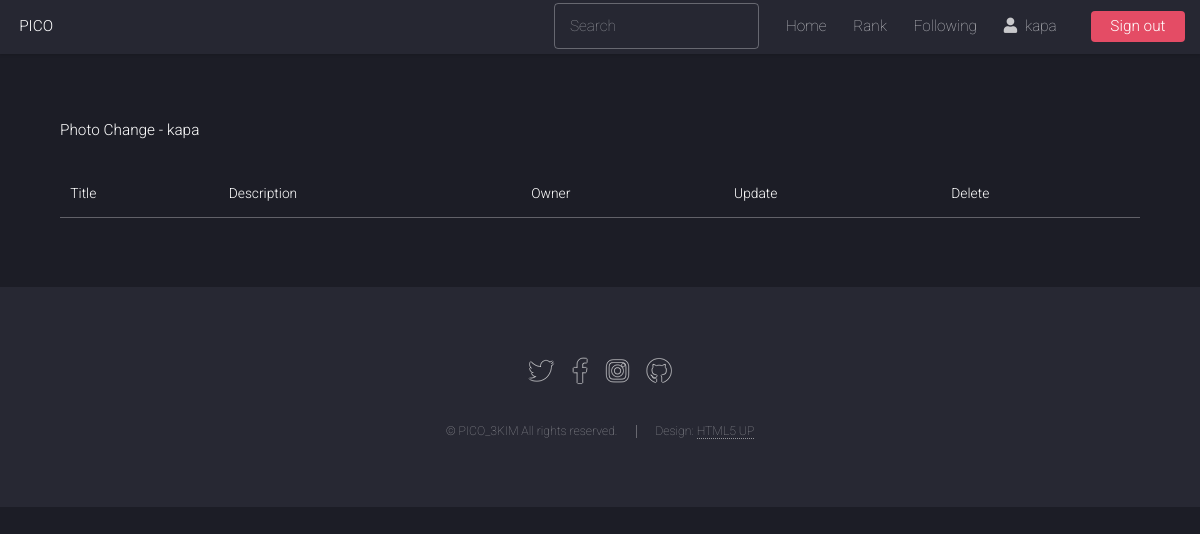
The page /explore/change/ (signed in) on the database as committed earlier.
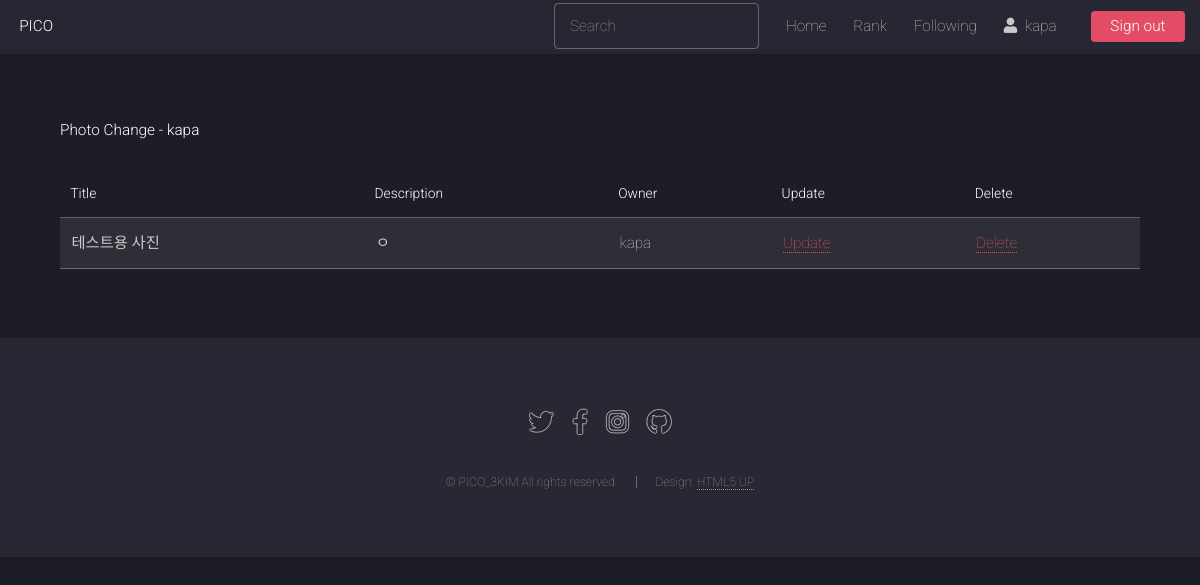
The same page on the database as committed later.
### photo/models.py (models this page shows, shortened)
class Photo(models.Model):
    title = models.CharField('TITLE', max_length=30)
    description = models.TextField('Photo Description', blank=True)
    tags = TaggableManager(blank=True)
    PICOIN = models.PositiveIntegerField(default=0, verbose_name='PICOIN')
    image = models.ImageField('IMAGE', upload_to='SorlPhoto/%Y')
    upload_dt = models.DateTimeField('Upload Date', auto_now_add=True)
    owner = models.ForeignKey(User, on_delete=models.CASCADE, verbose_name='OWNER', blank=True, null=True)

### photo/views.py (the view)
# urls.py: path('change/', views.PhotoChangeLV.as_view(), name='photo_change'),
class PhotoChangeLV(LoginRequiredMixin, ListView):
    model = Photo
    template_name = 'photo/photo_change_list.html'
    def get_queryset(self):
        return Photo.objects.filter(owner=self.request.user)

### photo/templates/photo/photo_change_list.html (shortened to what this page needs)
{% extends "base.html" %}
{% load widget_tweaks %}
{% block content %}
<h1>Photo Change - {{ user }}</h1>
<br>
<table class="table table-bordered table-condensed table-striped">
    <thead>
        <tr class="table-primary">
            <th>Title</th>
            <th>Description</th>
            <th>Owner</th>
            <th>Update</th>
            <th>Delete</th>
        </tr>
    </thead>
    <tbody>
        {% for item in object_list %}
        <tr class="table-secondary">
            <td>{{ item.title }}</td>
            <td>{{ item.description }}</td>
            <td>{{ item.owner }}</td>
            <td><a href="{% url 'photo:photo_update' item.id %}">Update</a></td>
            <td><a href="{% url 'photo:photo_delete' item.id %}">Delete</a></td>
        </tr>
        {% endfor %}
    </tbody>
</table>
{% endblock %}

Rows that differ between the two databases and show on the page:
added Photo: title "테스트용 사진", description "ㅇ", owner "kapa"
